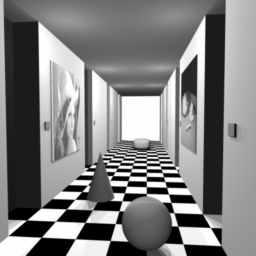
%> input picture images/corridor_l_original.tiff, 256 x 256 px
$ octave demo_disparitymap_comp.m   (GNU Octave 9; MATLAB toolbox functions it lacks are replaced by stand-ins)
%> lines starting %> are read from the running program, lines starting %| are printed output that depends on the picture
### include/rescale.m
function x= rescale(x)

x = x-min(x(:));
x = x/max(x(:));

### include/initalization_param_stereo.m
function param = initalization_param_stereo(param,z,label)


param.type        = 'median'; %'median', 'moyenne'
param.mu = zeros(param.M,param.c,param.K-1);
for k=1:param.K-1
    param.mu(:,param.c,k) = 0;
    for i=1:param.nbchannels
        if strcmp(param.type,'median')

            param.mu(:,param.c,k) = param.mu(:,param.c,k)+ abs(z(:,i) - label(:,i,k+1)) - abs(z(:,i) - label(:,i,k));
        else
            param.mu(:,param.c,k) =  param.mu(:,param.c,k)+ (z(:,i) - label(:,i,k+1)).^2 - (z(:,i) - label(:,i,k)).^2;
        end
    end
end

### include/algo_MPFS.m
% Solve the minimal partition problem with a  proximal full splitting
% technique
% N. Pustelnik, L. Condat, Proximity operator of a sum of functions;
% Application to depth map estimation, IEEE Signal Processing Letters,
% vol. 24, no. 12, Dec. 2017.
%
% N. Pustelnik. Version: 04-June-2018.

function [xn,crit] = algo_MPFS(param)

% linear operator
f1 = get_tv;
if strcmp(param.regtype,'nodiff')
    param.sigma = 1/(param.tau*(f1.beta+2));

elseif strcmp(param.regtype,'diff')
    param.sigma = 1/(param.tau*(4*f1.beta+2));

else
    disp('ERROR : no param.type define\n');
end

%Fx = f.dir_op(x);
%Fstarx = f.adj_op(Fx);
op_dir           = @(x,param) transform_tv(x,param,f1);
op_adj           = @(x,param) transform_tvadj(x,param,f1);
% functions
if param.coupling==1
    f1.prox      = @(x,gamma) prox_L12_coupling(x,param,gamma);
else
    f1.prox      = @(x,gamma) prox_L12_cc(x,param,gamma);
end
%f2.prox          = @(x, gamma) prox_fidelity(x,param,gamma);
%f2.grad          = @(x)        grad_fidelity(x,param);
f3.prox          = @(x, gamma) projection(x-gamma*param.mu,0,1);
f4.prox          = @(x, gamma) prox_c1(x,param);
f5.prox          = @(x, gamma) prox_c2(x,param);


% functions
if param.coupling==1
    f1.crit      = @(x,gamma) crit_L12_coupling(x,param,gamma);
else
    f1.crit      = @(x,gamma) crit_L12_cc(x,param,gamma);
end
f2.crit          = @(x) crit_fidelity(x,param);
f3.crit          = @(x,param) crit_projection(x);
f4.crit          = @(x) crit_c1(x,param);
f5.crit          = @(x) crit_c2(x,param);


%%%%%%%%%%%%%%%%%%%%%%%%%%%
%%%     ALGORITHM       %%%
%%%%%%%%%%%%%%%%%%%%%%%%%%%

xn  = zeros(param.M,param.c,param.K-1);
if strcmp(param.regtype,'nodiff')
    yn1 = zeros(2,param.c, param.M, param.K-1);
elseif strcmp(param.regtype,'diff')
    yn1 = zeros(2,param.c, param.M, param.K);
else
    disp('ERROR : no param.type define\n');
end
yn2 = zeros(param.M,param.c,param.K-1);
yn3 = zeros(param.M,param.c,param.K-1);
%yn4 = zeros(param.M,param.c,param.K-1);
crit = zeros(4,param.iter);


xn = proj_sorted_fast(xn,1);

n=1;
xnold =xn ;
%%
while n<param.iter && (norm(xn(:)-xnold(:))^2/norm(xn(:)+eps)^2>param.epsilon || norm(xn(:)-xnold(:))/norm(xn(:)+eps)==0)
    tic
    % Criterion
    crit(1,n) = f2.crit(xn) + f1.crit(op_dir(xn,param),param.lambda);
    crit(2,n) = f3.crit(xn);
    crit(3,n) = f4.crit(xn);
    crit(4,n) = f5.crit(xn);
    if mod(n,100)==0
    fprintf('%d : crit = %3.2f\t dc1 = %3.2f \t dc2 = %3.2f \t dc2 = %3.2f \t diff = %3.6f\n',n,crit(1,n),crit(2,n),crit(3,n),crit(4,n),norm(xn(:)-xnold(:))^2/norm(xn(:)+eps)^2);
    end
    % Update variables
    un    = f3.prox(xn - param.tau*(op_adj(yn1, param) + yn2 + yn3 ), param.tau);
    tmp1  = param.sigma*op_dir(2*un - xn, param);
    tmp   = param.sigma*(2*un - xn);
    yn1   = yn1 + tmp1 - param.sigma*f1.prox((yn1 + tmp1)/param.sigma, param.lambda/param.sigma);
    yn2   = yn2 + tmp - param.sigma*f4.prox((yn2 + tmp)/param.sigma, 1/param.sigma);
    yn3   = yn3 + tmp - param.sigma*f5.prox((yn3 + tmp)/param.sigma, 1/param.sigma);
    %yn4   = yn4 + tmp - param.sigma*f2.prox((yn4 + tmp)/param.sigma, 1/param.sigma);


    xnold = xn;
    xn    = un;
    crit(5,n) = toc;
    n     = n+1;


end

### demo_disparitymap_comp.m
clear all
close all
clc

toolpath = './';
addpath(genpath(toolpath));


%% Load data
nomImage   = 'corridor';
noiselevel = 10;
if strcmp(nomImage,'corridor')
    load corridor.mat
    im_Left  = imread('corridor_l_original.tiff');
%> im_Left is the input picture: size 256x256 uint8; min 0, max 254, mean 127.8
    im_Right = imread('corridor_r_original.tiff');
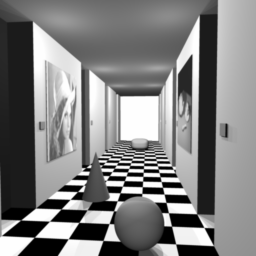
%> input picture images/corridor_r_original.tiff, 256 x 256 px
%> im_Right is the input picture: size 256x256 uint8; min 0, max 254, mean 128
elseif strcmp(nomImage,'teddy')
    im_Left  = (imread('im2.png'));
    im_Right = (imread('im6.png'));
end
param.K = 20;
[param.height,param.width,param.nbchannels] = size(im_Left);
%> param.height = 256; param.width = 256; param.nbchannels = 1
im_Left  = double(im_Left) + noiselevel*randn(size(im_Left));
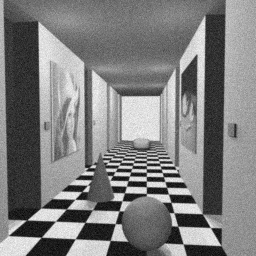
%> im_Left: size 256x256 double; min -35.94, max 293, mean 127.7; drawn with min black and max white
im_Right = double(im_Right)+ noiselevel*randn(size(im_Left));
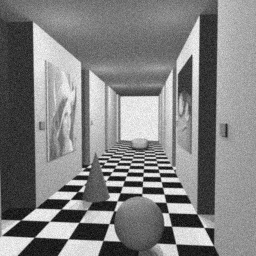
%> im_Right: size 256x256 double; min -37.45, max 285.8, mean 128; drawn with min black and max white
indl = 180:240;
indc = 100:160;
figure(2);imagesc(rescale(im_Right(indl,indc))); axis image off; colormap(gray);
%> in rescale, `x = x-min(x(:));`:
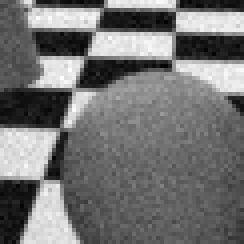
%> x: size 61x61 double (shown 4 times larger); min 0, max 310.5, mean 140.9; drawn with min black and max white
figure(3);imagesc(rescale(im_Left(indl,indc)));  axis image off; colormap(gray);
%> in rescale (call 2), `x = x-min(x(:));`:
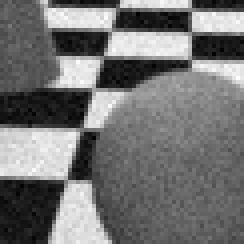
%> x: size 61x61 double (shown 4 times larger); min 0, max 311.3, mean 141; drawn with min black and max white
%% Compute disparity
x1       = reshape(im_Left,param.height*param.width,param.nbchannels);
x2       = reshape(im_Right,param.height*param.width,param.nbchannels);

% Reference disparity map
%[dw] = compute_disp(reshape(x1,param.height,param.width,param.nbchannels),reshape(x2,param.height,param.width,param.nbchannels),6,'SSD' ,10,0,10,3,1500);
%param.K = round(max(dw(:)));

% Disparity vector
%-> gerer les occlusions.
x1d      = nan*zeros(param.height,param.width,param.nbchannels,param.K);
x1       = reshape(x1,param.height,param.width,param.nbchannels);
for k = 1:param.K
    x1d(:,1:end-k,:,k) = x1(:,k+1:end,:);
end
x1d      = x1d(:,1:end-param.K,:);
x2       = reshape(x2,param.height,param.width,param.nbchannels);
x2       = x2(:,1:end-param.K,:);
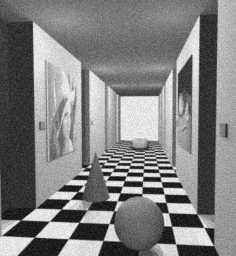
%> x2: size 256x236 double; min -37.45, max 285.8, mean 125.1; drawn with min black and max white
param.n  = size(x1d,1);
%> param.n = 256
param.m  = size(x1d,2);
%> param.m = 236
param.M  = param.n*param.m;
%> param.M = 60416
x1d      = reshape(x1d,param.n*param.m,param.nbchannels,param.K);
x2       = reshape(x2,param.n*param.m,param.nbchannels);


%% Parameters
param.c        = 1;
init           = initalization_param_stereo(param,x2, x1d);
%> the loop in initalization_param_stereo, `for k=1:param.K-1` made 19 passes
%> after the loop in initalization_param_stereo, `for k=1:param.K-1`: param = {K 20, height 256, width 256, nbchannels 1, n 256, m 236}
%> init has the same summary as param in initalization_param_stereo
%> the run ends on the next line
param.coupling = 1;
param.mu       = init.mu;
param.lambda   = 50;                     % Set the regularity of the solution
param.iter     = 5000;                  % number of iterations
param.epsilon  = 1e-20;                  % Stopping criterion
param.regtype  = 'diff';
for tau = [0.001,0.005,0.01]
    param.tau      = tau;                   % Step-size parameter


    %% Algorithmic solutions

    % Algorithm basic
    [xrec_splitting,crit_splitting]       = algo_MPFS(param);
